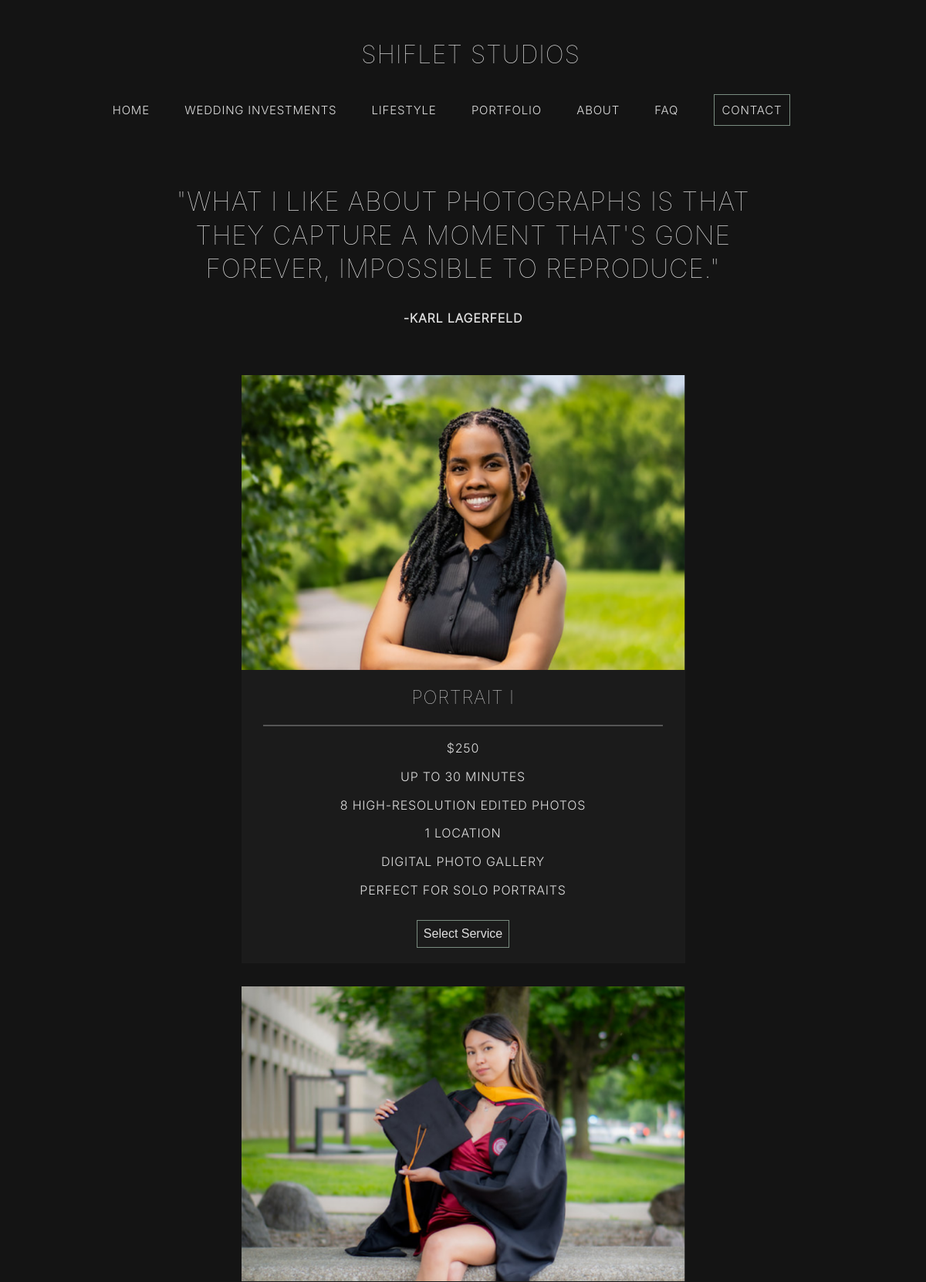
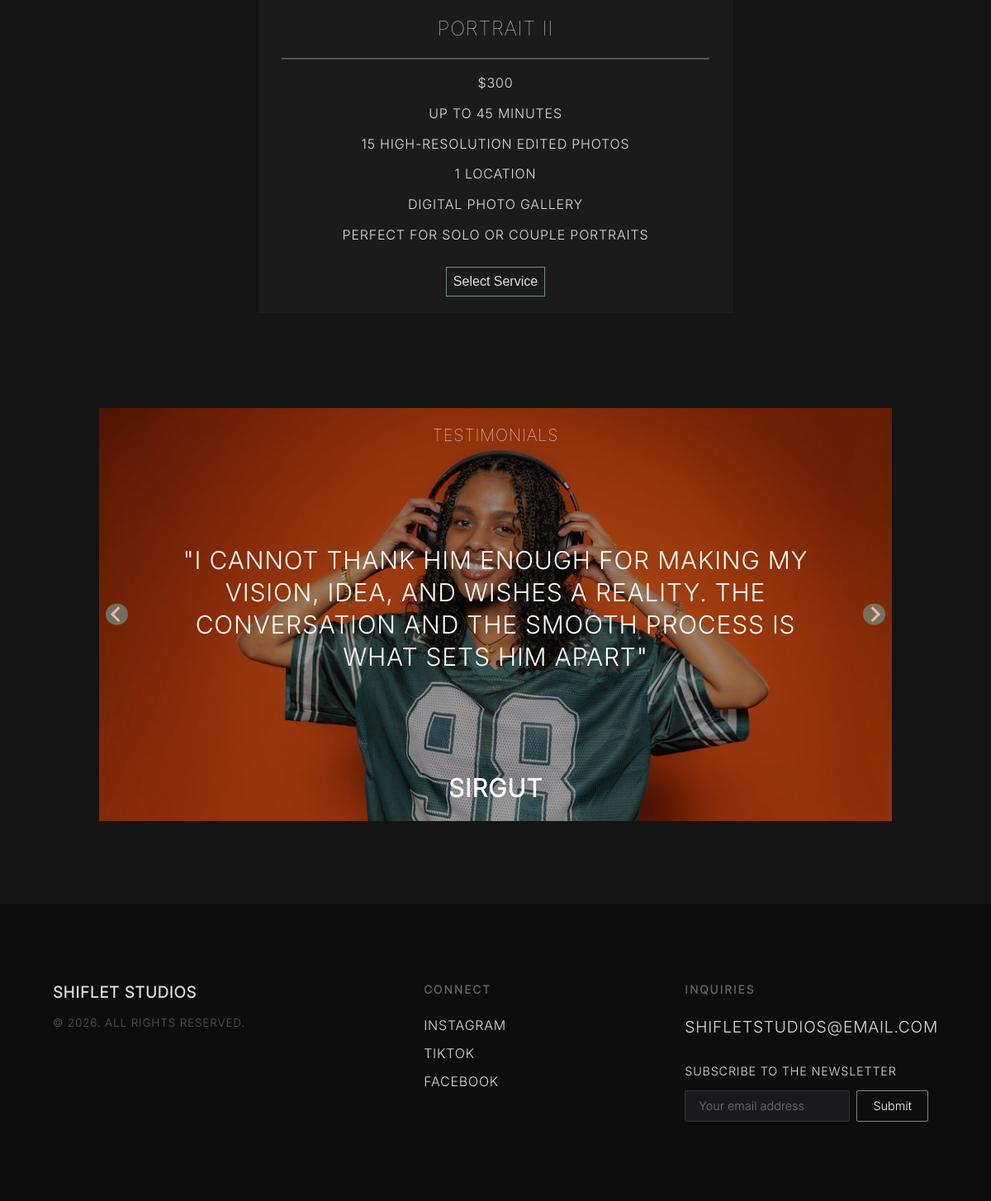
The page /lifestyle on the database its author committed (2 pictures, top to bottom).
### tables this page shows
CREATE TABLE testimonials (
    id INTEGER PRIMARY KEY AUTOINCREMENT,
    image_name TEXT NOT NULL,
    client_name,
    client_testimonial TEXT NOT NULL
    );

### app.py (the view)
@app.route('/lifestyle')
def lifestyle():
    return render_template('lifestyle.html', page_class='services-page', testimonials=testimonial_creation())

### app.py (called while the page is built)
def testimonial_creation():
    connection = sqlite3.connect("database.db")
    cursor = connection.cursor()
    cursor.execute("SELECT image_name, client_name, client_testimonial FROM testimonials")
    all_testimonials = cursor.fetchall()
    connection.close()
    testimonials = [row for row in all_testimonials]
    return testimonials

### templates/lifestyle.html
{% extends 'layout.html' %}
{% block content %}
            <section id="introduction">
                <h2 id="introduction-text" class="thin-text">"What I like about photographs is that they capture a moment that's gone forever, impossible to reproduce."</h2>
                <h3>-Karl Lagerfeld</h3>
            </section>
            <section id="pricing">
                <div class="pricing-container">
                    <div class="pricing-card">
                        <img class="service-image" src="{{ url_for('static', filename='photos/service1.png') }}">
                        <h2 class="service-type" >Portrait I</h2>
                        <hr>
                        <p>$250</p>
                        <p>Up to 30 Minutes</p>
                        <p>8 High-Resolution Edited Photos</p>
                        <p>1 Location</p>
                        <p>Digital Photo Gallery</p>
                        <p>Perfect For Solo Portraits</p>
                        <button class="choose-service">Select Service</button>
                    </div>
                    <div class="pricing-card">
                        <img class="service-image" src="{{ url_for('static', filename='photos/service2.png') }}">
                        <h2 class="service-type">Portrait II</h2>
                        <hr>
                        <p>$300</p>
                        <p>Up to 45 Minutes</p>
                        <p>15 High-Resolution Edited Photos</p>
                        <p>1 Location</p>
                        <p>Digital Photo Gallery</p>
                        <p>Perfect For Solo or Couple Portraits</p>
                        <button class="choose-service">Select Service</button>
                    </div>
                </div>
            </section>
            <section id="testimonials">
                    <div class="splide testimonial-slider" role="group" aria-label="home-carousel">
                        <div class="splide__track">
                            <ul class="splide__list">
                                {% for row in testimonials %}
                                <li class="splide__slide">
                                    <div class="image-container">
                                        <img class="slide-img" src="{{ url_for('static', filename='photos/' + row[0]) }}" alt="Studio Showcase Portfolio Photo">
                                        <div class="text-overlay">
                                            <h2>Testimonials</h2>
                                            <p>"{{ row[2] }}"</p>
                                            <h3>{{ row[1] }}</h3>
                                        </div>
                                    </div>
                                </li>
                                {% endfor %}
                            </ul>
                        </div>
                    </div>
            </section>
{% endblock %}

### static/css/style.css (style rules this page uses)
:root { --primary-text-color--: #dfdfdf; --primary-font-family--: 'Inter-Local', "Helvetica Neue", Helvetica, Arial, sans-serif; --accent-color--: #7A8D80; --background-color--: rgb(20, 20, 20); }
html { background-color: var(--background-color--); }
* { box-sizing: border-box; margin: 0; padding: 0; }
body { letter-spacing: 0.05em; font-family: var(--primary-font-family--); text-transform: uppercase; color: var(--primary-text-color--); line-height: 1.3; }
h1, h2, .thin-text { font-family: 'Inter', sans-serif !important; font-weight: 100 !important; }
.testimonial-slider .splide__track { position: relative; max-width: 1200px; width: 80%; margin: 0px auto 100px auto; }
.testimonial-slider .splide__slide { display: flex; justify-content: center; }
.testimonial-slider .splide__slide img { width: 100%; height: 500px; z-index: 1; display: block; object-fit: cover; }
.image-container { position: relative; display: inline-block; width: 100%; }
.image-container::after { content: ""; position: absolute; top: 0; left: 0; width: 100%; height: 100%; background: rgba(0, 0, 0, 0.35); }
.text-overlay { position: absolute; top: 0; left: 10%; padding: 20px 0 20px 0; color: white; text-align: center; width: 80%; height: 100%; display: flex; flex-direction: column; justify-content: space-between; z-index: 1; }
.text-overlay h2 { font-size: 20px; }
.text-overlay p { font-family: var(--primary-font-family--); font-size: 1.875rem; font-weight: 200 !important; }
.text-overlay h3 { font-size: 30px; }
.services-page #introduction { display: flex; flex-direction: column; align-items: center; padding-top: 3.5rem; }
.services-page #introduction > h2 { text-align: center; max-width: 800px; font-size: 2.1rem; }
.services-page #introduction > h3 { text-align: center; max-width: 800px; font-size: 1rem; padding: 2rem 0 3rem 0; }
.services-page .pricing-container { border: none; margin: auto; display: flex; flex: column; flex-wrap: wrap; justify-content: center; padding-bottom: 100px; }
.services-page .pricing-card { display: flex; flex-direction: column; justify-content: center; align-items: center; padding: 0; background-color: rgb(27, 27, 27);; margin: 15px; transition: transform ease 0.3s; overflow-wrap: break-word; color: var(--primary-text-color--); }
.services-page .service-image { max-width: 575px; width: 100%; }
.services-page .pricing-card p { padding: 8px 0; text-align: center; }
.services-page .pricing-card hr { width: 90%; border: 1px solid rgb(85, 85, 85); margin-bottom: 10px; }
.services-page .service-type { padding: 20px; }
.services-page .choose-service { background: transparent; border: 1px solid var(--accent-color--); cursor: pointer; font-size: 16px; padding: 8px; margin: 20px; color: var(--primary-text-color--); transition: color 0.3s ease; transition: background-color 0.3s ease; }

### rows shown on the page
testimonials: image_name (picture), client_testimonial "I CANNOT THANK HIM ENOUGH FOR MAKING MY VISION, IDEA, AND WISHES A REALITY. THE CONVERSATION AND THE SMOOTH PROCESS IS WHAT SETS HIM APART", client_name "SIRGUT"
